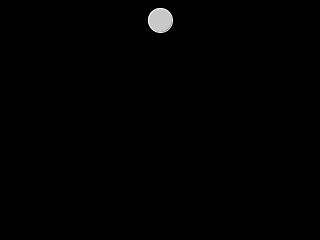
Frame 1 (no input)
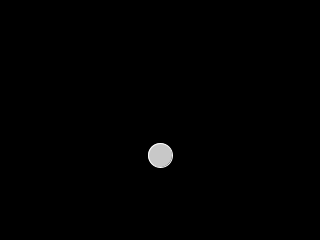
Frame 60 (the mouse pressed at the canvas centre just before this capture)
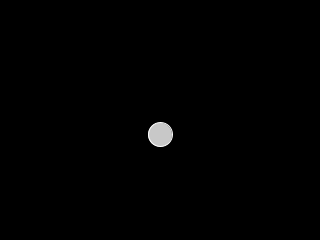
Frame 120 (the mouse held since frame 60 and released just before this capture)

The Processing sketch that drew these frames (run headless with seeded random() and noise(); from frame 60 on, the mouse is pressed at the canvas centre):

// Processing sketch: PhysicsExample
// ── PhysicsExample.pde
Body b;

float gravity = 0.2;  

void setup() {
  size(320,240);
  b = new Body();
}

void draw() {
  background(0);
  b.update();
  b.display();
  b.edges();
}









// ── Body.pde


class Body {

  float x; 
  float y; 
  float yspeed = 0;   // speed of square

  Body() {
    x = width/2;
    y = 20;
  }
  

  void update() {
    y = y + yspeed;
    yspeed = yspeed + gravity;
  }

  void edges() {
    if (y > height) {
      yspeed = yspeed * -0.9;
    }
  }

  void display() {
    fill(200);
    stroke(255);
    ellipse(x, y, 24, 24);
  }
}
